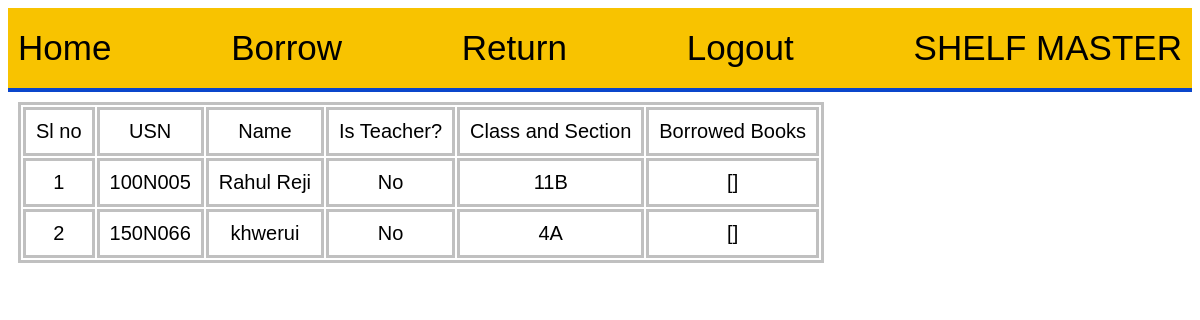
Screenshot of /view_all_users (signed in) with the database file from the repository.
### shelfmaster.py (models this page shows, shortened)
class User(db.Model):
    id = sa.Column(sa.Integer, primary_key=True, unique=True)
    username = sa.Column(sa.String(20), nullable=False)
    name = sa.Column(sa.String(32))
    is_teacher = sa.Column(sa.Boolean)
    class_section = sa.Column(sa.String(10))
    borrowed_entities = relationship("Entity", backref="user", lazy=True)

### shelfmaster.py (the view)
@app.route("/view_all_users")
@login_required
def view_all_users():
    logs = User.query.filter_by().all()
    return render_template("view_users.html", logs=logs)

### shelfmaster.py (called while the page is built)
@login_manager.user_loader
def load_user(user_id):
    return Admin.query.get(int(user_id))

### templates/view_users.html
{% extends 'base.html' %}
{% block content %}
  <table class="admin-logs">
    <tr>
      <td>Sl no</td>
      <td>USN</td>
      <td>Name</td>
      <td>Is Teacher?</td>
      <td>Class and Section</td>
      <td>Borrowed Books</td>
    </tr>
    {% for log in logs %}
      <tr>
        <td>{{ log.id }}</td>
        <td>{{ log.username }}</td>
        <td>{{ log.name }}</td>
        {% if log.is_teacher %}
          <td>Yes</td>
        {% else %}
          <td>No</td>
        {% endif %}
        <td>{{ log.class_section }}</td>
        <td>{{ log.borrowed_entities }}</td>
      </tr>
    {% endfor %}
  </table>
{% endblock %}

### static/styles/main.css (style rules this page uses)
* { font-family: sans-serif; font-size: 42px; }
body { background-color: white; text-align: center; }
table { font-size: 20px; border: 3px solid silver; margin: 10px; }
td { font-size: 20px; border: 3px solid silver; padding: 10px; }

### rows the page displays
User: id "1", username "100N005", name "Rahul Reji", is_teacher "No", class_section "11B", borrowed_entities "[]"
User: id "2", username "150N066", name "khwerui", is_teacher "No", class_section "4A", borrowed_entities "[]"
